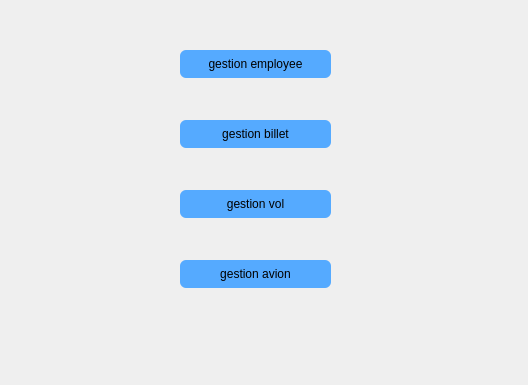
<?xml version="1.0" encoding="UTF-8"?>
<ui version="4.0">
 <class>MYDialog</class>
 <widget class="QDialog" name="MYDialog">
  <property name="geometry">
   <rect>
    <x>0</x>
    <y>0</y>
    <width>528</width>
    <height>385</height>
   </rect>
  </property>
  <property name="windowTitle">
   <string>Dialog</string>
  </property>
  <property name="styleSheet">
   <string notr="true">#QDialog{
background-color: rgb(255, 255, 255);
background-image: url(:/new/prefix1/asian-airport.jpg);}
</string>
  </property>
  <widget class="QPushButton" name="pushButton">
   <property name="geometry">
    <rect>
     <x>180</x>
     <y>50</y>
     <width>151</width>
     <height>28</height>
    </rect>
   </property>
   <property name="styleSheet">
    <string notr="true">QPushButton
{
background-color:rgb(85,170,255);
	color: rgb(0, 0, 0);
border-style: solid;
    border-radius: 6;
}
QPushButton:hover
{
background-color:rgb(85,110,255);
	color: rgb(0, 0, 0);
}
QPushButton:pressed
{
background-color:rgb(85,170,255);
}</string>
   </property>
   <property name="text">
    <string>gestion employee</string>
   </property>
  </widget>
  <widget class="QPushButton" name="pushButton_2">
   <property name="geometry">
    <rect>
     <x>180</x>
     <y>120</y>
     <width>151</width>
     <height>28</height>
    </rect>
   </property>
   <property name="styleSheet">
    <string notr="true">QPushButton
{
background-color:rgb(85,170,255);
	color: rgb(0, 0, 0);
border-style: solid;
    border-radius: 6;
}
QPushButton:hover
{
background-color:rgb(85,110,255);
	color: rgb(0, 0, 0);
}
QPushButton:pressed
{
background-color:rgb(85,170,255);
}</string>
   </property>
   <property name="text">
    <string>gestion billet</string>
   </property>
  </widget>
  <widget class="QPushButton" name="pushButton_3">
   <property name="geometry">
    <rect>
     <x>180</x>
     <y>190</y>
     <width>151</width>
     <height>28</height>
    </rect>
   </property>
   <property name="styleSheet">
    <string notr="true">QPushButton
{
background-color:rgb(85,170,255);
	color: rgb(0, 0, 0);
border-style: solid;
    border-radius: 6;
}
QPushButton:hover
{
background-color:rgb(85,110,255);
	color: rgb(0, 0, 0);
}
QPushButton:pressed
{
background-color:rgb(85,170,255);
}</string>
   </property>
   <property name="text">
    <string>gestion vol</string>
   </property>
  </widget>
  <widget class="QPushButton" name="pushButton_4">
   <property name="geometry">
    <rect>
     <x>180</x>
     <y>260</y>
     <width>151</width>
     <height>28</height>
    </rect>
   </property>
   <property name="styleSheet">
    <string notr="true">QPushButton
{
background-color:rgb(85,170,255);
	color: rgb(0, 0, 0);
border-style: solid;
    border-radius: 6;
}
QPushButton:hover
{
background-color:rgb(85,110,255);
	color: rgb(0, 0, 0);
}
QPushButton:pressed
{
background-color:rgb(85,170,255);
}</string>
   </property>
   <property name="text">
    <string>gestion avion</string>
   </property>
  </widget>
 </widget>
 <resources/>
 <connections/>
</ui>
